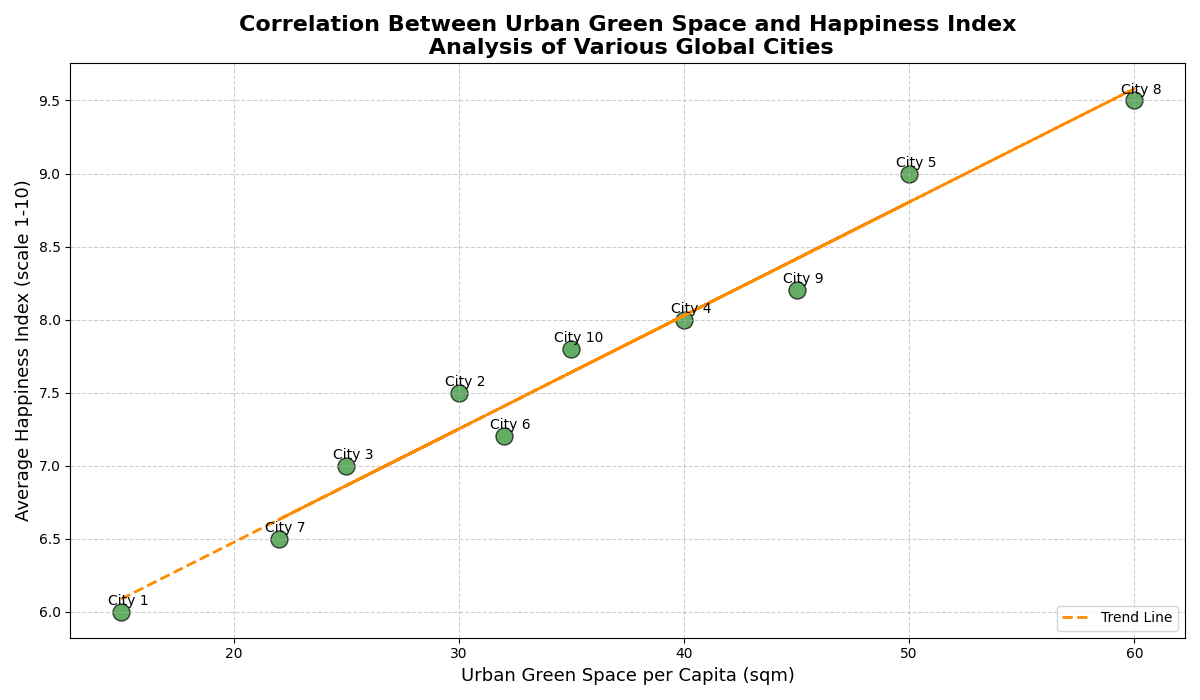

Recreate this plot in Python.
import matplotlib.pyplot as plt
import numpy as np

# Backstory:
# This plot explores the relationship between urban green space per capita and average happiness index in various cities. 
# Data from multiple cities around the world is simulated based on hypothetical values.
# The green spaces include parks, gardens, and other urban green facilities contributing to environmental quality and residents' well-being.

# Cities (for simplicity, indexed as 1, 2, 3, ..., 10)
cities = np.arange(1, 11)

# Urban green spaces per capita in square meters
green_space_per_capita = np.array([15, 30, 25, 40, 50, 32, 22, 60, 45, 35])

# Average happiness index (scale from 1 to 10)
happiness_index = np.array([6.0, 7.5, 7.0, 8.0, 9.0, 7.2, 6.5, 9.5, 8.2, 7.8])

# Create scatter plot
plt.figure(figsize=(12, 7))
plt.scatter(green_space_per_capita, happiness_index, color='forestgreen', edgecolors='black', s=150, alpha=0.7)

# Annotations for each city
for i, city in enumerate(cities):
    plt.annotate(f'City {city}', 
                 (green_space_per_capita[i], happiness_index[i]),
                 textcoords="offset points",
                 xytext=(5,5),
                 ha='center', fontsize=10, color='black')

# Titles and labels
plt.title("Correlation Between Urban Green Space and Happiness Index\n Analysis of Various Global Cities", fontsize=16, fontweight='bold')
plt.xlabel("Urban Green Space per Capita (sqm)", fontsize=13)
plt.ylabel("Average Happiness Index (scale 1-10)", fontsize=13)

# Grid configuration to improve readability
plt.grid(True, linestyle='--', alpha=0.6)

# Add trend line (linear regression)
m, b = np.polyfit(green_space_per_capita, happiness_index, 1)
plt.plot(green_space_per_capita, m * green_space_per_capita + b, color='darkorange', linestyle='--', linewidth=2, label='Trend Line')

# Add legend
plt.legend(loc='lower right')

# Automatically adjust layout to prevent text overlapping
plt.tight_layout()

# Display the plot
plt.show()
